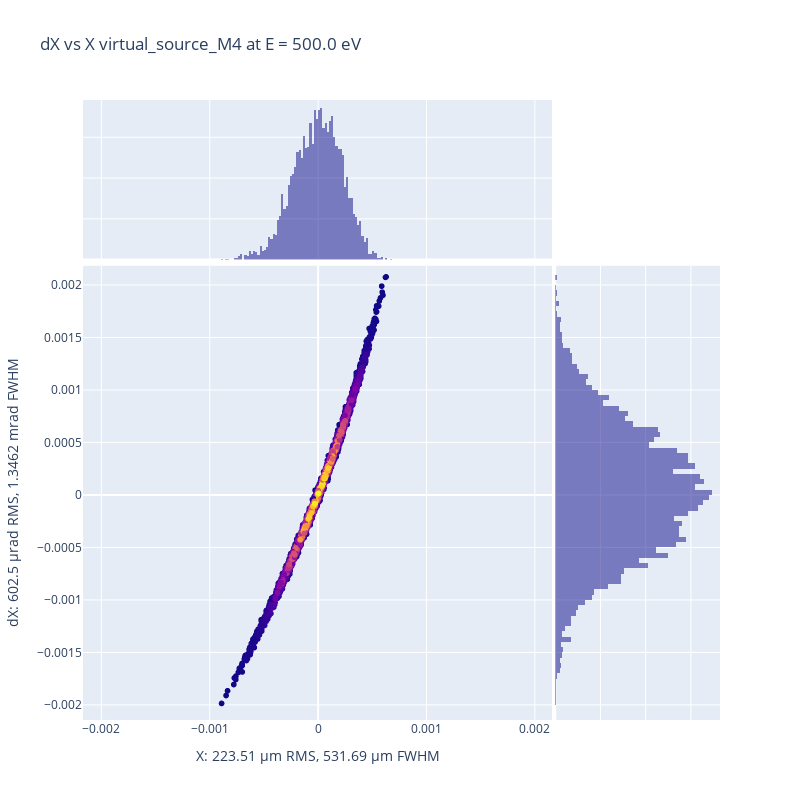

Notebook code for this chart:
### Code cell
px.plot_spd_plotly(oe.get_diagram(distance_from_oe=0), oe_name=oe.name, x_key="X", y_key="dX", 
                show_map=False, light_plot=False, orthonorm=True, save_in_file="", return_fwhm=False,)

### Figure 1 — Plotly figure (JSON) as saved in the notebook; plotly's stock layout.template omitted (floating-point values rounded to 4 significant figures; data arrays with more than 128 entries replaced by an {"elided": "..."} marker saying what was removed)
{"data": [{"hovertemplate": "X=%{x}<br>dX=%{y}<br>color=%{marker.color}<extra></extra>", "legendgroup": "", "marker": {"color": {"elided": "5000 float values"}, "coloraxis": "coloraxis", "symbol": "circle"}, "mode": "markers", "name": "", "showlegend": false, "type": "scattergl", "x": {"elided": "5000 float values"}, "xaxis": "x", "y": {"elided": "5000 float values"}, "yaxis": "y"}, {"alignmentgroup": "True", "bingroup": "x", "hovertemplate": "X=%{x}<br>count=%{y}<extra></extra>", "legendgroup": "", "marker": {"color": "#0d0887"}, "name": "", "offsetgroup": "", "opacity": 0.5, "showlegend": false, "type": "histogram", "x": {"elided": "5000 float values"}, "xaxis": "x3", "yaxis": "y3"}, {"alignmentgroup": "True", "bingroup": "y", "hovertemplate": "dX=%{y}<br>count=%{x}<extra></extra>", "legendgroup": "", "marker": {"color": "#0d0887"}, "name": "", "offsetgroup": "", "opacity": 0.5, "showlegend": false, "type": "histogram", "xaxis": "x2", "y": {"elided": "5000 float values"}, "yaxis": "y2"}], "layout": {"barmode": "overlay", "coloraxis": {"colorbar": {"title": {"text": "color"}}, "colorscale": [[0, "#0d0887"], [0.1111, "#46039f"], [0.2222, "#7201a8"], [0.3333, "#9c179e"], [0.4444, "#bd3786"], [0.5556, "#d8576b"], [0.6667, "#ed7953"], [0.7778, "#fb9f3a"], [0.8889, "#fdca26"], [1, "#f0f921"]], "showscale": false}, "height": 800, "legend": {"tracegroupgap": 0}, "title": {"text": "dX vs X virtual_source_M4 at E = 500.0 eV"}, "width": 800, "xaxis": {"anchor": "y", "domain": [0, 0.7363], "range": [-0.002169, 0.002158], "title": {"text": "X: 223.51 µm RMS, 531.69 µm FWHM"}}, "xaxis2": {"anchor": "y2", "domain": [0.7413, 1], "matches": "x2", "showgrid": true, "showline": false, "showticklabels": false, "ticks": ""}, "xaxis3": {"anchor": "y3", "domain": [0, 0.7363], "matches": "x", "showgrid": true, "showticklabels": false}, "xaxis4": {"anchor": "y4", "domain": [0.7413, 1], "matches": "x2", "showgrid": true, "showline": false, "showticklabels": false, "ticks": ""}, "yaxis": {"anchor": "x", "domain": [0, 0.7326], "range": [-0.002144, 0.002183], "title": {"text": "dX: 602.5 µrad RMS, 1.3462 mrad FWHM"}}, "yaxis2": {"anchor": "x2", "domain": [0, 0.7326], "matches": "y", "showgrid": true, "showticklabels": false}, "yaxis3": {"anchor": "x3", "domain": [0.7426, 1], "matches": "y3", "showgrid": true, "showline": false, "showticklabels": false, "ticks": ""}, "yaxis4": {"anchor": "x4", "domain": [0.7426, 1], "matches": "y3", "showgrid": true, "showline": false, "showticklabels": false, "ticks": ""}}}
